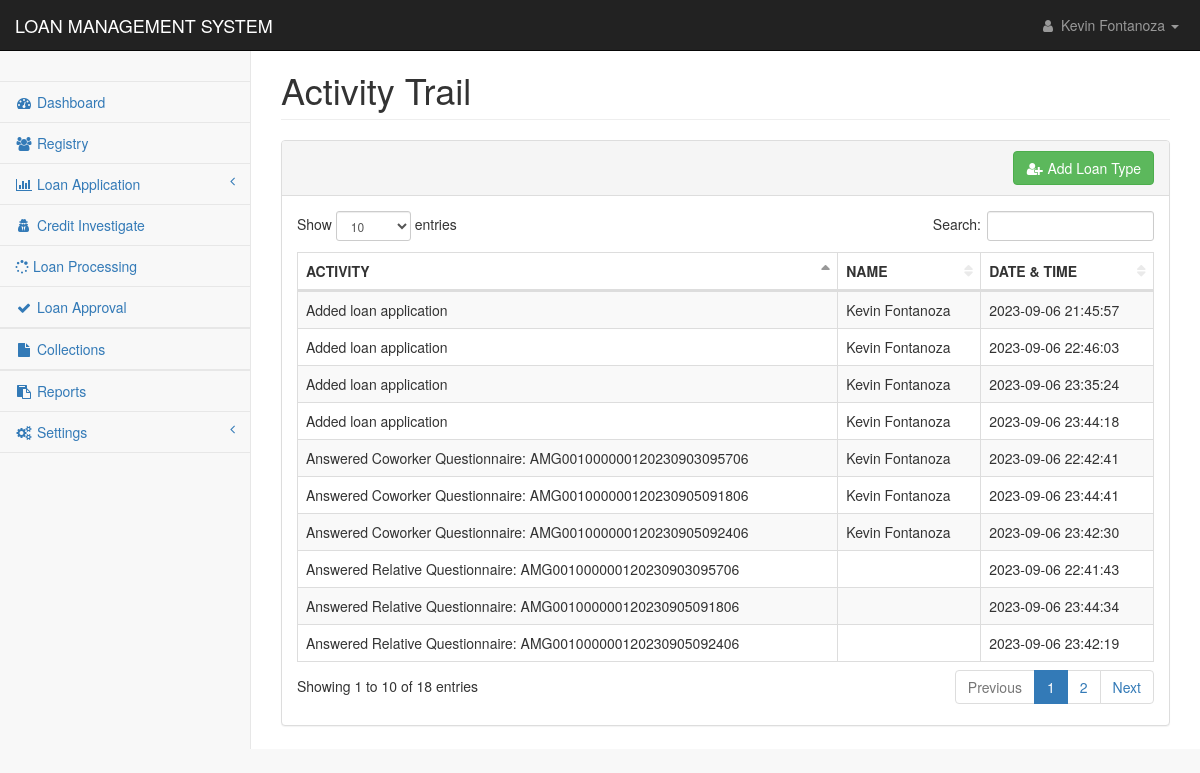
/pages/activity_trail.php (signed in), run on the app's committed database.
### tables this page shows
CREATE TABLE `activity_logs` (
  `log_id` int(11) NOT NULL,
  `user_id` int(11) NOT NULL,
  `name` text NOT NULL,
  `activity` text NOT NULL,
  `date_time` datetime NOT NULL DEFAULT current_timestamp()
);

### pages/activity_trail.php (the view, shortened to what this page needs)
<?php
include('../config/conn.php');
?>
<!DOCTYPE html>
<html lang="en">
    <head>
        <link href="../css/bootstrap.min.css" rel="stylesheet">
        <link href="../css/metisMenu.min.css" rel="stylesheet">
        <link href="../css/dataTables/dataTables.bootstrap.css" rel="stylesheet">
        <link href="../css/dataTables/dataTables.responsive.css" rel="stylesheet">
        <link href="../css/startmin.css" rel="stylesheet">
        <link href="../css/font-awesome.min.css" rel="stylesheet" type="text/css">
    </head>
    <body>
        <div id="wrapper">
            <?php include('nav.php');?>
            <div id="page-wrapper">
                <div class="container-fluid">
                    <div class="row">
                        <div class="col-lg-12">
                            <h1 class="page-header">Activity Trail</h1>
                        </div>
                    </div>
                    <div class="row">
                        <div class="col-lg-12">
                            <div class="panel panel-default">
                                <div class="panel-heading" align="right">
                                    <a href="main_loan_type_add.php">
                                        <button type="button" class="btn btn-success">
                                            <i class="fa fa-fw" aria-hidden="true" title="Copy to use user-plus">&#xf234</i> Add Loan Type
                                        </button>
                                    </a>
                                </div>
                                <div class="panel-body">
                                    <div class="table-responsive">
                                        <table class="table table-striped table-bordered table-hover" id="dataTables-example">
                                            <thead>
                                                <tr>
                                                    <th>ACTIVITY</th>
                                                    <th>NAME</th>
                                                    <th>DATE & TIME</th>
                                                </tr>
                                            </thead>
                                            <tbody>
                                                <?php
                                                    $sql ="SELECT * FROM activity_logs ORDER BY date_time ASC";
                                                    $res = mysqli_query($con,$sql);
                                                        if(mysqli_num_rows($res) > 0){
                                                            while($row = mysqli_fetch_assoc($res)) {
                                                                ?><tr class="odd gradeX">
                                                                    <td><?php echo $row['activity'];?></td>
                                                                    <td><?php echo $row['name'];?></td>
                                                                    <td><?php echo $row['date_time'];?></td>
                                                                </tr><?php
                                                            }
                                                        }
                                                ?>
                                            </tbody>
                                        </table>
                                    </div>
                                </div>
                            </div>
                        </div>
                    </div>
                </div>
            </div>
        </div>
    </body>
</html>

### css/startmin.css (style rules this page uses)
body { background-color: #f8f8f8; }
#wrapper { width: 100%; }
#page-wrapper { padding-top: 30px; min-height: 568px; background-color: #fff; }
@media (min-width:768px) { #page-wrapper { position: inherit; margin-left: 250px; padding: 30px 15px 0 15px; border-left: 1px solid #e7e7e7; } }
table.dataTable thead .sorting, table.dataTable thead .sorting_asc, table.dataTable thead .sorting_desc, table.dataTable thead .sorting_asc_disabled, table.dataTable thead .sorting_desc_disabled { background: 0 0; }
table.dataTable thead .sorting_asc:after { content: "\f0de"; float: right; font-family: fontawesome; }
table.dataTable thead .sorting:after { content: "\f0dc"; float: right; font-family: fontawesome; color: rgba(50,50,50,.5); }

### data on the page
activity_logs: activity "Added loan application", name "Kevin Fontanoza", date_time "2023-09-06 21:45:57"
activity_logs: activity "Answered Relative Questionnaire: AMG001000000120230903095706", date_time "2023-09-06 22:41:43"
activity_logs: activity "Answered Coworker Questionnaire: AMG001000000120230903095706", name "Kevin Fontanoza", date_time "2023-09-06 22:42:41"
activity_logs: activity "Added loan application", name "Kevin Fontanoza", date_time "2023-09-06 22:46:03"
activity_logs: activity "Added loan application", name "Kevin Fontanoza", date_time "2023-09-06 23:35:24"
activity_logs: activity "Answered Relative Questionnaire: AMG001000000120230905092406", date_time "2023-09-06 23:42:19"
activity_logs: activity "Answered Coworker Questionnaire: AMG001000000120230905092406", name "Kevin Fontanoza", date_time "2023-09-06 23:42:30"
activity_logs: activity "Added loan application", name "Kevin Fontanoza", date_time "2023-09-06 23:44:18"
activity_logs: activity "Answered Relative Questionnaire: AMG001000000120230905091806", date_time "2023-09-06 23:44:34"
activity_logs: activity "Answered Coworker Questionnaire: AMG001000000120230905091806", name "Kevin Fontanoza", date_time "2023-09-06 23:44:41"

### other printed values
$_SESSION['name'] "Kevin Fontanoza"
